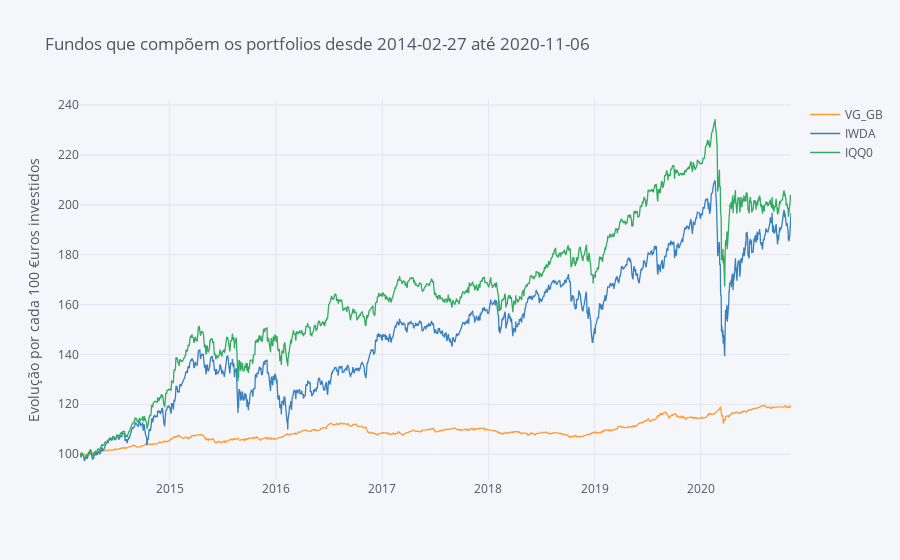

This figure's notebook cell:
### Code cell
fundos.iplot(title='Fundos que compõem os portfolios desde ' +  Begin + ' até ' + End,
             yTitle='Evolução por cada 100 €uros investidos')

### Figure 1 — Plotly figure (JSON) as saved in the notebook; plotly's stock layout.template omitted (floating-point values rounded to 4 significant figures; data arrays with more than 128 entries replaced by an {"elided": "..."} marker saying what was removed)
{"data": [{"line": {"color": "rgba(255, 153, 51, 1.0)", "dash": "solid", "shape": "linear", "width": 1.3}, "mode": "lines", "name": "VG_GB", "text": "", "type": "scatter", "x": {"elided": "1756 str values"}, "y": {"elided": "1756 float values"}}, {"line": {"color": "rgba(55, 128, 191, 1.0)", "dash": "solid", "shape": "linear", "width": 1.3}, "mode": "lines", "name": "IWDA", "text": "", "type": "scatter", "x": {"elided": "1756 str values"}, "y": {"elided": "1756 float values"}}, {"line": {"color": "rgba(50, 171, 96, 1.0)", "dash": "solid", "shape": "linear", "width": 1.3}, "mode": "lines", "name": "IQQ0", "text": "", "type": "scatter", "x": {"elided": "1756 str values"}, "y": {"elided": "1756 float values"}}], "layout": {"autosize": true, "legend": {"bgcolor": "#F5F6F9", "font": {"color": "#4D5663"}}, "paper_bgcolor": "#F5F6F9", "plot_bgcolor": "#F5F6F9", "title": {"font": {"color": "#4D5663"}, "text": "Fundos que compõem os portfolios desde 2014-02-27 até 2020-11-06"}, "xaxis": {"autorange": true, "gridcolor": "#E1E5ED", "range": ["2014-02-27", "2020-11-06"], "showgrid": true, "tickfont": {"color": "#4D5663"}, "title": {"font": {"color": "#4D5663"}, "text": ""}, "type": "date", "zerolinecolor": "#E1E5ED"}, "yaxis": {"autorange": true, "gridcolor": "#E1E5ED", "range": [89.64, 242.0], "showgrid": true, "tickfont": {"color": "#4D5663"}, "title": {"font": {"color": "#4D5663"}, "text": "Evolução por cada 100 €uros investidos"}, "type": "linear", "zerolinecolor": "#E1E5ED"}}}
